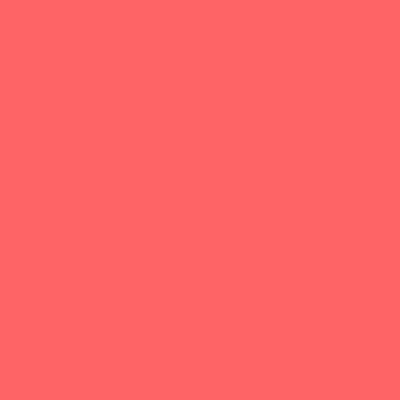
Frame 1 (no input)
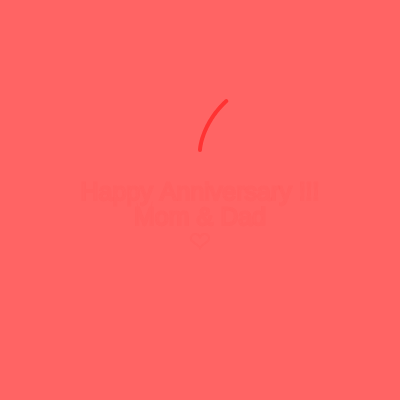
Frame 60 (no input)
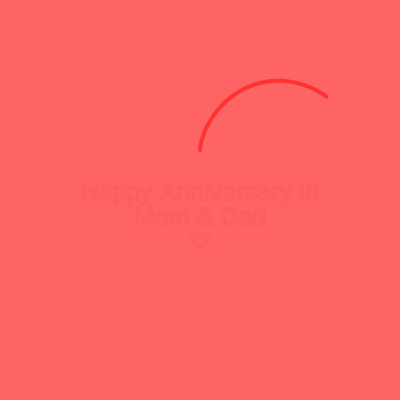
Frame 120 (the mouse pressed at the canvas centre since frame 60)

The p5.js sketch that drew these frames (run headless with seeded random() and noise() and a simulated clock; from frame 60 on, the mouse is pressed at the canvas centre):

// p5.js sketch
// ── sketch.js
const heart = [];
let a = 0;

function setup() {
  createCanvas(400, 400);
}

function draw() {
  background(255, 100, 100);
  translate(width / 2, height / 2);

  noFill();
  stroke(255, 50, 50);
  strokeWeight(4);

  beginShape();
  for (let v of heart) {
    vertex(v.x, v.y);
  }
  endShape();
  const r = height / 40;
  const x = r * 16 * pow(sin(a), 3);
  const y = -r * (13 * cos(a) - 5 * cos(2 * a) - 2 * cos(3 * a) - cos(4 * a));
  heart.push(createVector(x, y));

  stroke(255, 50, 50, a * 25);
  strokeWeight(2);
  textAlign(CENTER);
  textSize(25);
  text("Happy Anniversary !!!", 0, 0);
  text("Mom & Dad", 0, 25);
  text("❤", 0, 50);
  a += 0.01;
}
